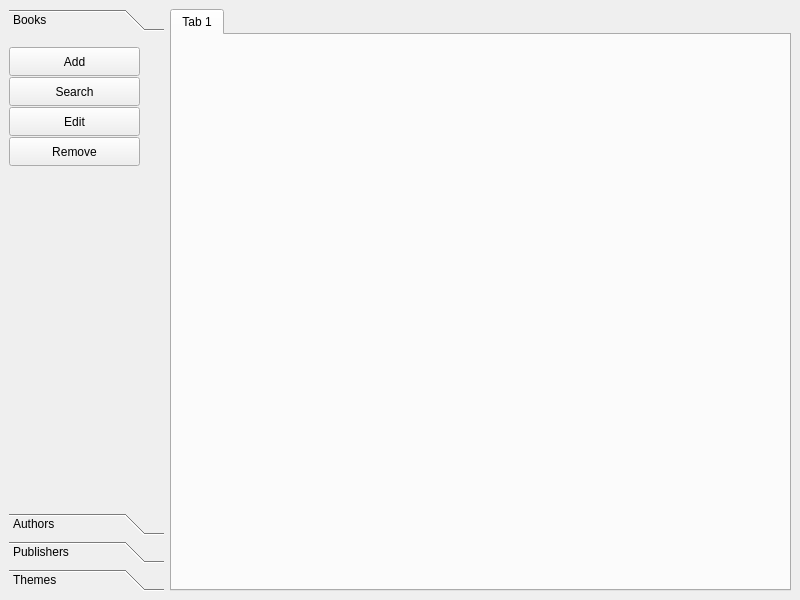
<?xml version="1.0" encoding="UTF-8"?>
<ui version="4.0">
 <class>MainWindow</class>
 <widget class="QMainWindow" name="MainWindow">
  <property name="geometry">
   <rect>
    <x>0</x>
    <y>0</y>
    <width>800</width>
    <height>600</height>
   </rect>
  </property>
  <property name="windowTitle">
   <string>MainWindow</string>
  </property>
  <widget class="QWidget" name="centralwidget">
   <layout class="QHBoxLayout" name="horizontalLayout">
    <item>
     <widget class="QToolBox" name="toolBox">
      <property name="minimumSize">
       <size>
        <width>155</width>
        <height>0</height>
       </size>
      </property>
      <property name="maximumSize">
       <size>
        <width>155</width>
        <height>16777215</height>
       </size>
      </property>
      <property name="currentIndex">
       <number>0</number>
      </property>
      <widget class="QWidget" name="booksPage">
       <property name="geometry">
        <rect>
         <x>0</x>
         <y>0</y>
         <width>145</width>
         <height>454</height>
        </rect>
       </property>
       <attribute name="label">
        <string>Books</string>
       </attribute>
       <widget class="QWidget" name="booksOps" native="true">
        <property name="geometry">
         <rect>
          <x>-10</x>
          <y>0</y>
          <width>151</width>
          <height>401</height>
         </rect>
        </property>
        <widget class="QPushButton" name="bookAdd">
         <property name="geometry">
          <rect>
           <x>10</x>
           <y>10</y>
           <width>131</width>
           <height>29</height>
          </rect>
         </property>
         <property name="text">
          <string>Add</string>
         </property>
        </widget>
        <widget class="QPushButton" name="bookSearch">
         <property name="geometry">
          <rect>
           <x>10</x>
           <y>40</y>
           <width>131</width>
           <height>29</height>
          </rect>
         </property>
         <property name="text">
          <string>Search</string>
         </property>
        </widget>
        <widget class="QPushButton" name="bookEdit">
         <property name="geometry">
          <rect>
           <x>10</x>
           <y>70</y>
           <width>131</width>
           <height>29</height>
          </rect>
         </property>
         <property name="text">
          <string>Edit</string>
         </property>
        </widget>
        <widget class="QPushButton" name="bookRemove">
         <property name="geometry">
          <rect>
           <x>10</x>
           <y>100</y>
           <width>131</width>
           <height>29</height>
          </rect>
         </property>
         <property name="text">
          <string>Remove</string>
         </property>
        </widget>
       </widget>
      </widget>
      <widget class="QWidget" name="authorsPage">
       <property name="geometry">
        <rect>
         <x>0</x>
         <y>0</y>
         <width>145</width>
         <height>454</height>
        </rect>
       </property>
       <attribute name="label">
        <string>Authors</string>
       </attribute>
       <widget class="QWidget" name="authorsOps" native="true">
        <property name="geometry">
         <rect>
          <x>0</x>
          <y>0</y>
          <width>151</width>
          <height>401</height>
         </rect>
        </property>
        <widget class="QPushButton" name="authorAdd">
         <property name="geometry">
          <rect>
           <x>10</x>
           <y>10</y>
           <width>131</width>
           <height>29</height>
          </rect>
         </property>
         <property name="text">
          <string>Add</string>
         </property>
        </widget>
        <widget class="QPushButton" name="authorSearch">
         <property name="geometry">
          <rect>
           <x>10</x>
           <y>40</y>
           <width>131</width>
           <height>29</height>
          </rect>
         </property>
         <property name="text">
          <string>Search</string>
         </property>
        </widget>
        <widget class="QPushButton" name="authorEdit">
         <property name="geometry">
          <rect>
           <x>10</x>
           <y>70</y>
           <width>131</width>
           <height>29</height>
          </rect>
         </property>
         <property name="text">
          <string>Edit</string>
         </property>
        </widget>
        <widget class="QPushButton" name="authorRemove">
         <property name="geometry">
          <rect>
           <x>10</x>
           <y>100</y>
           <width>131</width>
           <height>29</height>
          </rect>
         </property>
         <property name="text">
          <string>Remove</string>
         </property>
        </widget>
       </widget>
      </widget>
      <widget class="QWidget" name="publishersPage">
       <property name="geometry">
        <rect>
         <x>0</x>
         <y>0</y>
         <width>145</width>
         <height>454</height>
        </rect>
       </property>
       <attribute name="label">
        <string>Publishers</string>
       </attribute>
       <widget class="QWidget" name="publihsersOps" native="true">
        <property name="geometry">
         <rect>
          <x>0</x>
          <y>0</y>
          <width>151</width>
          <height>401</height>
         </rect>
        </property>
        <widget class="QPushButton" name="publisherAdd">
         <property name="geometry">
          <rect>
           <x>10</x>
           <y>10</y>
           <width>131</width>
           <height>29</height>
          </rect>
         </property>
         <property name="text">
          <string>Add</string>
         </property>
        </widget>
        <widget class="QPushButton" name="publisherSearch">
         <property name="geometry">
          <rect>
           <x>10</x>
           <y>40</y>
           <width>131</width>
           <height>29</height>
          </rect>
         </property>
         <property name="text">
          <string>Search</string>
         </property>
        </widget>
        <widget class="QPushButton" name="publisherEdit">
         <property name="geometry">
          <rect>
           <x>10</x>
           <y>70</y>
           <width>131</width>
           <height>29</height>
          </rect>
         </property>
         <property name="text">
          <string>Edit</string>
         </property>
        </widget>
        <widget class="QPushButton" name="publisherRemove">
         <property name="geometry">
          <rect>
           <x>10</x>
           <y>100</y>
           <width>131</width>
           <height>29</height>
          </rect>
         </property>
         <property name="text">
          <string>Remove</string>
         </property>
        </widget>
       </widget>
      </widget>
      <widget class="QWidget" name="themesPage">
       <property name="geometry">
        <rect>
         <x>0</x>
         <y>0</y>
         <width>145</width>
         <height>454</height>
        </rect>
       </property>
       <attribute name="label">
        <string>Themes</string>
       </attribute>
       <widget class="QWidget" name="themesOps" native="true">
        <property name="geometry">
         <rect>
          <x>0</x>
          <y>10</y>
          <width>151</width>
          <height>401</height>
         </rect>
        </property>
        <widget class="QPushButton" name="themesAdd">
         <property name="geometry">
          <rect>
           <x>10</x>
           <y>10</y>
           <width>131</width>
           <height>29</height>
          </rect>
         </property>
         <property name="text">
          <string>Add</string>
         </property>
        </widget>
        <widget class="QPushButton" name="themesSearch">
         <property name="geometry">
          <rect>
           <x>10</x>
           <y>40</y>
           <width>131</width>
           <height>29</height>
          </rect>
         </property>
         <property name="text">
          <string>Search</string>
         </property>
        </widget>
        <widget class="QPushButton" name="themesEdit">
         <property name="geometry">
          <rect>
           <x>10</x>
           <y>70</y>
           <width>131</width>
           <height>29</height>
          </rect>
         </property>
         <property name="text">
          <string>Edit</string>
         </property>
        </widget>
        <widget class="QPushButton" name="themesRemove">
         <property name="geometry">
          <rect>
           <x>10</x>
           <y>100</y>
           <width>131</width>
           <height>29</height>
          </rect>
         </property>
         <property name="text">
          <string>Remove</string>
         </property>
        </widget>
       </widget>
      </widget>
     </widget>
    </item>
    <item>
     <widget class="QTabWidget" name="tabWidget">
      <property name="currentIndex">
       <number>0</number>
      </property>
      <widget class="QWidget" name="tab">
       <attribute name="title">
        <string>Tab 1</string>
       </attribute>
      </widget>
     </widget>
    </item>
   </layout>
  </widget>
 </widget>
 <resources/>
 <connections/>
</ui>
